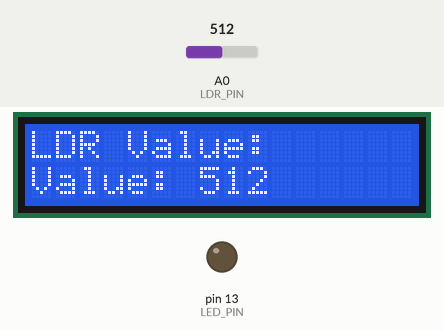
The sketch below on a simulated Arduino Uno, built with avr-gcc and run on an emulated ATmega328P. On the bench: 16×2 character LCD, output pins drawn as LEDs (lit = HIGH). The test bench sets the inputs (shaded band); at power-on: A0 (LDR_PIN) = 512. What the sketch prints to the serial monitor is not drawn.

Above: at 1.2 s.
1.3 s: A0 (LDR_PIN) set to 500
At 2.5 s:
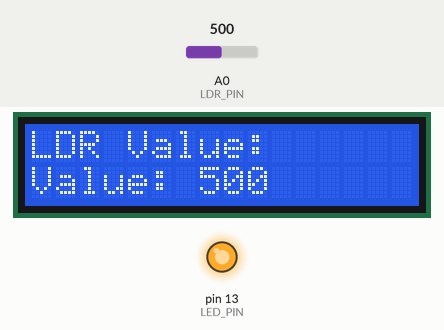
3.1 s: A0 (LDR_PIN) set to 511
At 3.9 s:
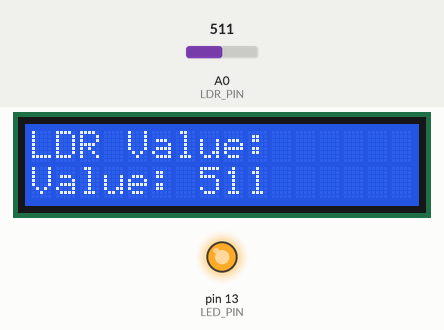
4.6 s: A0 (LDR_PIN) set to 306
At 5.3 s:
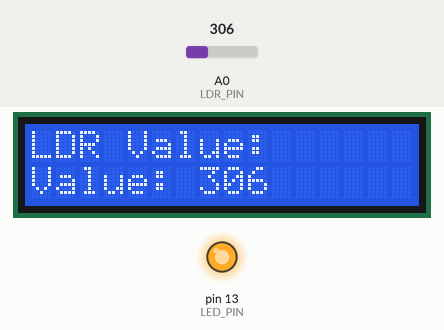
Timing chart, 0 to 7.6 s (numbered marks = the images above; inputs shaded):
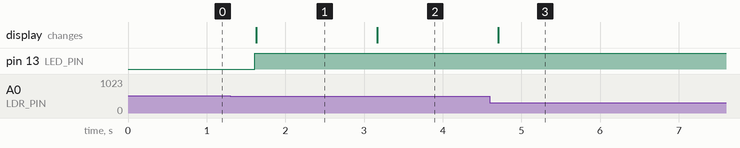

Measured:
- the behaviour switches between 512 and 511 on A0 (LDR_PIN) (found by bisection; images 0 and 1)
- after the input at 1.3 s, pin 13 (LED_PIN): LOW → HIGH after 0.31 s; the display: changes after 0.33 s (image 1)
- after the input at 3.1 s, the display: changes after 0.07 s (image 2)
- after the input at 4.6 s, the display: changes after 0.11 s (image 3)

The sketch:

LDR_LED_LCD_I2C.ino
```cpp
#include <Wire.h>
#include <LiquidCrystal_I2C.h>

// Create an LCD object with the I2C address (0x27 is a common default)
LiquidCrystal_I2C lcd(0x27, 16, 2);

// Pin Definitions
#define LDR_PIN A0      // LDR connected to analog pin A0
#define LED_PIN 13      // LED connected to digital pin 13

// Threshold value for the LDR
#define LDR_THRESHOLD 512  // Adjust based on your requirements

void setup() {
    // Initialize LED pin
    pinMode(LED_PIN, OUTPUT);
    digitalWrite(LED_PIN, LOW);

    // Initialize the LCD
    lcd.init();            // Initialize the LCD
    lcd.backlight();       // Turn on the backlight
    lcd.setCursor(0, 0);   // Set cursor to the first row
    lcd.print("LDR Value:"); // Display static text

    // Initialize Serial Monitor (optional for debugging)
    Serial.begin(9600);
}

void loop() {
    // Read the LDR value
    int ldrValue = analogRead(LDR_PIN);

    // Control LED based on threshold
    if (ldrValue < LDR_THRESHOLD) {
        digitalWrite(LED_PIN, HIGH); // Turn on LED
    } else {
        digitalWrite(LED_PIN, LOW);  // Turn off LED
    }

    // Display the LDR value on the LCD
    lcd.setCursor(0, 1);         // Move to the second row
    lcd.print("Value: ");        // Label
    lcd.print(ldrValue);         // Display ADC value
    lcd.print("   ");            // Clear extra characters if needed

    // Print ADC value to Serial Monitor (optional)
    Serial.println(ldrValue);

    delay(500); // Small delay for stability
}
```
